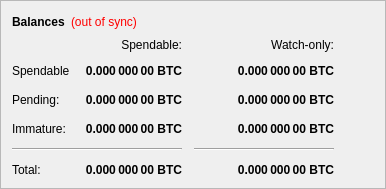
        <widget class="QFrame" name="frame">
         <property name="frameShape">
          <enum>QFrame::StyledPanel</enum>
         </property>
         <property name="frameShadow">
          <enum>QFrame::Raised</enum>
         </property>
         <layout class="QVBoxLayout" name="verticalLayout_4">
          <item>
           <layout class="QHBoxLayout" name="horizontalLayout_4">
            <item>
             <widget class="QLabel" name="label_5">
              <property name="font">
               <font>
                <weight>75</weight>
                <bold>true</bold>
               </font>
              </property>
              <property name="text">
               <string>Balances</string>
              </property>
             </widget>
            </item>
            <item>
             <widget class="QLabel" name="labelWalletStatus">
              <property name="cursor">
               <cursorShape>WhatsThisCursor</cursorShape>
              </property>
              <property name="toolTip">
               <string>The displayed information may be out of date. Your wallet automatically synchronizes with the WORM network after a connection is established, but this process has not completed yet.</string>
              </property>
              <property name="styleSheet">
               <string notr="true">QLabel { color: red; }</string>
              </property>
              <property name="text">
               <string notr="true">(out of sync)</string>
              </property>
              <property name="alignment">
               <set>Qt::AlignLeading|Qt::AlignLeft|Qt::AlignVCenter</set>
              </property>
             </widget>
            </item>
            <item>
             <spacer name="horizontalSpacer_3">
              <property name="orientation">
               <enum>Qt::Horizontal</enum>
              </property>
              <property name="sizeHint" stdset="0">
               <size>
                <width>40</width>
                <height>20</height>
               </size>
              </property>
             </spacer>
            </item>
           </layout>
          </item>
          <item>
           <layout class="QGridLayout" name="gridLayout">
            <property name="spacing">
             <number>12</number>
            </property>
            <item row="2" column="2">
             <widget class="QLabel" name="labelWatchPending">
              <property name="font">
               <font>
                <weight>75</weight>
                <bold>true</bold>
               </font>
              </property>
              <property name="cursor">
               <cursorShape>IBeamCursor</cursorShape>
              </property>
              <property name="toolTip">
               <string>Unconfirmed transactions to watch-only addresses</string>
              </property>
              <property name="text">
               <string notr="true">0.000 000 00 BTC</string>
              </property>
              <property name="alignment">
               <set>Qt::AlignRight|Qt::AlignTrailing|Qt::AlignVCenter</set>
              </property>
              <property name="textInteractionFlags">
               <set>Qt::LinksAccessibleByMouse|Qt::TextSelectableByKeyboard|Qt::TextSelectableByMouse</set>
              </property>
             </widget>
            </item>
            <item row="2" column="1">
             <widget class="QLabel" name="labelUnconfirmed">
              <property name="font">
               <font>
                <weight>75</weight>
                <bold>true</bold>
               </font>
              </property>
              <property name="cursor">
               <cursorShape>IBeamCursor</cursorShape>
              </property>
              <property name="toolTip">
               <string>Total of transactions that have yet to be confirmed, and do not yet count toward the spendable balance</string>
              </property>
              <property name="text">
               <string notr="true">0.000 000 00 BTC</string>
              </property>
              <property name="alignment">
               <set>Qt::AlignRight|Qt::AlignTrailing|Qt::AlignVCenter</set>
              </property>
              <property name="textInteractionFlags">
               <set>Qt::LinksAccessibleByMouse|Qt::TextSelectableByKeyboard|Qt::TextSelectableByMouse</set>
              </property>
             </widget>
            </item>
            <item row="3" column="2">
             <widget class="QLabel" name="labelWatchImmature">
              <property name="font">
               <font>
                <weight>75</weight>
                <bold>true</bold>
               </font>
              </property>
              <property name="cursor">
               <cursorShape>IBeamCursor</cursorShape>
              </property>
              <property name="toolTip">
               <string>Staked or masternode rewards in watch-only addresses that has not yet matured</string>
              </property>
              <property name="text">
               <string notr="true">0.000 000 00 BTC</string>
              </property>
              <property name="alignment">
               <set>Qt::AlignRight|Qt::AlignTrailing|Qt::AlignVCenter</set>
              </property>
              <property name="textInteractionFlags">
               <set>Qt::LinksAccessibleByMouse|Qt::TextSelectableByKeyboard|Qt::TextSelectableByMouse</set>
              </property>
             </widget>
            </item>
            <item row="4" column="0" colspan="2">
             <widget class="Line" name="lineSpendableBalance">
              <property name="orientation">
               <enum>Qt::Horizontal</enum>
              </property>
             </widget>
            </item>
            <item row="4" column="2">
             <widget class="Line" name="lineWatchBalance">
              <property name="sizePolicy">
               <sizepolicy hsizetype="Preferred" vsizetype="Fixed">
                <horstretch>0</horstretch>
                <verstretch>0</verstretch>
               </sizepolicy>
              </property>
              <property name="minimumSize">
               <size>
                <width>140</width>
                <height>0</height>
               </size>
              </property>
              <property name="orientation">
               <enum>Qt::Horizontal</enum>
              </property>
             </widget>
            </item>
            <item row="5" column="0">
             <widget class="QLabel" name="labelTotalText">
              <property name="text">
               <string>Total:</string>
              </property>
             </widget>
            </item>
            <item row="3" column="1">
             <widget class="QLabel" name="labelImmature">
              <property name="font">
               <font>
                <weight>75</weight>
                <bold>true</bold>
               </font>
              </property>
              <property name="cursor">
               <cursorShape>IBeamCursor</cursorShape>
              </property>
              <property name="toolTip">
               <string>Staked or masternode rewards that has not yet matured</string>
              </property>
              <property name="text">
               <string notr="true">0.000 000 00 BTC</string>
              </property>
              <property name="alignment">
               <set>Qt::AlignRight|Qt::AlignTrailing|Qt::AlignVCenter</set>
              </property>
              <property name="textInteractionFlags">
               <set>Qt::LinksAccessibleByMouse|Qt::TextSelectableByKeyboard|Qt::TextSelectableByMouse</set>
              </property>
             </widget>
            </item>
            <item row="2" column="3">
             <spacer name="horizontalSpacer_2">
              <property name="orientation">
               <enum>Qt::Horizontal</enum>
              </property>
              <property name="sizeHint" stdset="0">
               <size>
                <width>40</width>
                <height>20</height>
               </size>
              </property>
             </spacer>
            </item>
            <item row="3" column="0">
             <widget class="QLabel" name="labelImmatureText">
              <property name="text">
               <string>Immature:</string>
              </property>
             </widget>
            </item>
            <item row="5" column="1">
             <widget class="QLabel" name="labelTotal">
              <property name="font">
               <font>
                <weight>75</weight>
                <bold>true</bold>
               </font>
              </property>
              <property name="cursor">
               <cursorShape>IBeamCursor</cursorShape>
              </property>
              <property name="toolTip">
               <string>Your current total balance</string>
              </property>
              <property name="text">
               <string notr="true">0.000 000 00 BTC</string>
              </property>
              <property name="alignment">
               <set>Qt::AlignRight|Qt::AlignTrailing|Qt::AlignVCenter</set>
              </property>
              <property name="textInteractionFlags">
               <set>Qt::LinksAccessibleByMouse|Qt::TextSelectableByKeyboard|Qt::TextSelectableByMouse</set>
              </property>
             </widget>
            </item>
            <item row="5" column="2">
             <widget class="QLabel" name="labelWatchTotal">
              <property name="font">
               <font>
                <weight>75</weight>
                <bold>true</bold>
               </font>
              </property>
              <property name="cursor">
               <cursorShape>IBeamCursor</cursorShape>
              </property>
              <property name="toolTip">
               <string>Current total balance in watch-only addresses</string>
              </property>
              <property name="text">
               <string notr="true">0.000 000 00 BTC</string>
              </property>
              <property name="alignment">
               <set>Qt::AlignRight|Qt::AlignTrailing|Qt::AlignVCenter</set>
              </property>
              <property name="textInteractionFlags">
               <set>Qt::LinksAccessibleByMouse|Qt::TextSelectableByKeyboard|Qt::TextSelectableByMouse</set>
              </property>
             </widget>
            </item>
            <item row="0" column="2">
             <widget class="QLabel" name="labelWatchonly">
              <property name="text">
               <string>Watch-only:</string>
              </property>
              <property name="alignment">
               <set>Qt::AlignRight|Qt::AlignTrailing|Qt::AlignVCenter</set>
              </property>
             </widget>
            </item>
            <item row="1" column="0">
             <widget class="QLabel" name="labelBalanceText">
              <property name="text">
               <string>Spendable </string>
              </property>
             </widget>
            </item>
            <item row="1" column="1">
             <widget class="QLabel" name="labelBalance">
              <property name="font">
               <font>
                <weight>75</weight>
                <bold>true</bold>
               </font>
              </property>
              <property name="cursor">
               <cursorShape>IBeamCursor</cursorShape>
              </property>
              <property name="toolTip">
               <string>Your current spendable balance</string>
              </property>
              <property name="text">
               <string notr="true">0.000 000 00 BTC</string>
              </property>
              <property name="alignment">
               <set>Qt::AlignRight|Qt::AlignTrailing|Qt::AlignVCenter</set>
              </property>
              <property name="textInteractionFlags">
               <set>Qt::LinksAccessibleByMouse|Qt::TextSelectableByKeyboard|Qt::TextSelectableByMouse</set>
              </property>
             </widget>
            </item>
            <item row="1" column="2">
             <widget class="QLabel" name="labelWatchAvailable">
              <property name="font">
               <font>
                <weight>75</weight>
                <bold>true</bold>
               </font>
              </property>
              <property name="cursor">
               <cursorShape>IBeamCursor</cursorShape>
              </property>
              <property name="toolTip">
               <string>Your current balance in watch-only addresses</string>
              </property>
              <property name="text">
               <string notr="true">0.000 000 00 BTC</string>
              </property>
              <property name="alignment">
               <set>Qt::AlignRight|Qt::AlignTrailing|Qt::AlignVCenter</set>
              </property>
              <property name="textInteractionFlags">
               <set>Qt::LinksAccessibleByMouse|Qt::TextSelectableByKeyboard|Qt::TextSelectableByMouse</set>
              </property>
             </widget>
            </item>
            <item row="2" column="0">
             <widget class="QLabel" name="labelPendingText">
              <property name="text">
               <string>Pending:</string>
              </property>
             </widget>
            </item>
            <item row="0" column="1">
             <widget class="QLabel" name="labelSpendable">
              <property name="text">
               <string>Spendable:</string>
              </property>
              <property name="alignment">
               <set>Qt::AlignRight|Qt::AlignTrailing|Qt::AlignVCenter</set>
              </property>
             </widget>
            </item>
           </layout>
          </item>
         </layout>
        </widget>
